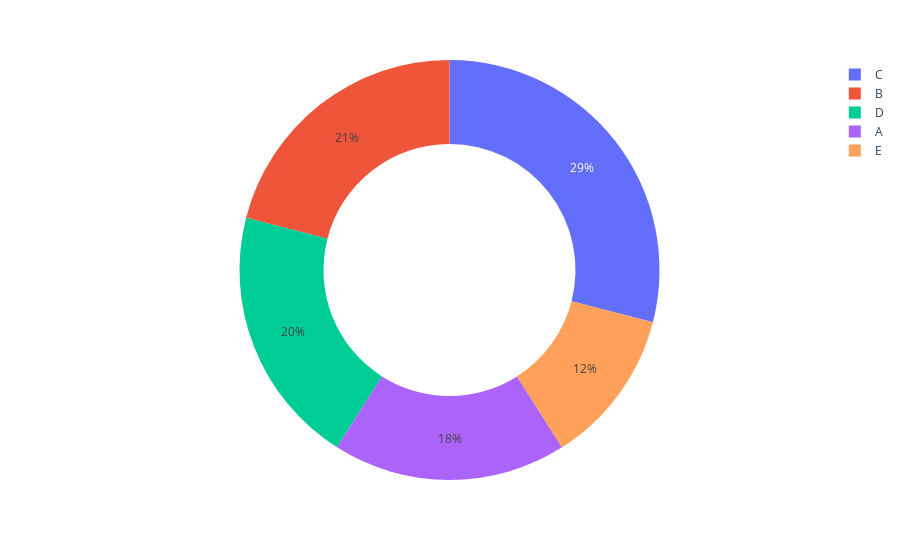

Source (notebook cell):
### Code cell
px.pie(names=w, hole=.6)

### Figure 1 — Plotly figure (JSON) as saved in the notebook; plotly's stock layout.template omitted (floating-point values rounded to 4 significant figures)
{"data": [{"domain": {"x": [0, 1], "y": [0, 1]}, "hole": 0.6, "hovertemplate": "label=%{label}<extra></extra>", "labels": ["C", "D", "D", "C", "A", "B", "E", "B", "D", "E", "C", "D", "E", "A", "A", "D", "C", "D", "E", "A", "D", "C", "A", "C", "C", "D", "B", "C", "A", "C", "E", "D", "C", "C", "B", "C", "D", "C", "C", "D", "C", "C", "C", "C", "E", "E", "B", "C", "A", "D", "B", "B", "A", "A", "A", "B", "C", "B", "B", "B", "A", "B", "B", "B", "D", "C", "B", "E", "E", "C", "C", "B", "D", "C", "B", "C", "D", "C", "C", "A", "B", "A", "C", "D", "B", "E", "A", "A", "D", "B", "D", "D", "A", "A", "C", "B", "A", "D", "E", "E"], "legendgroup": "", "name": "", "showlegend": true, "type": "pie"}], "layout": {"legend": {"tracegroupgap": 0}, "margin": {"t": 60}}}
